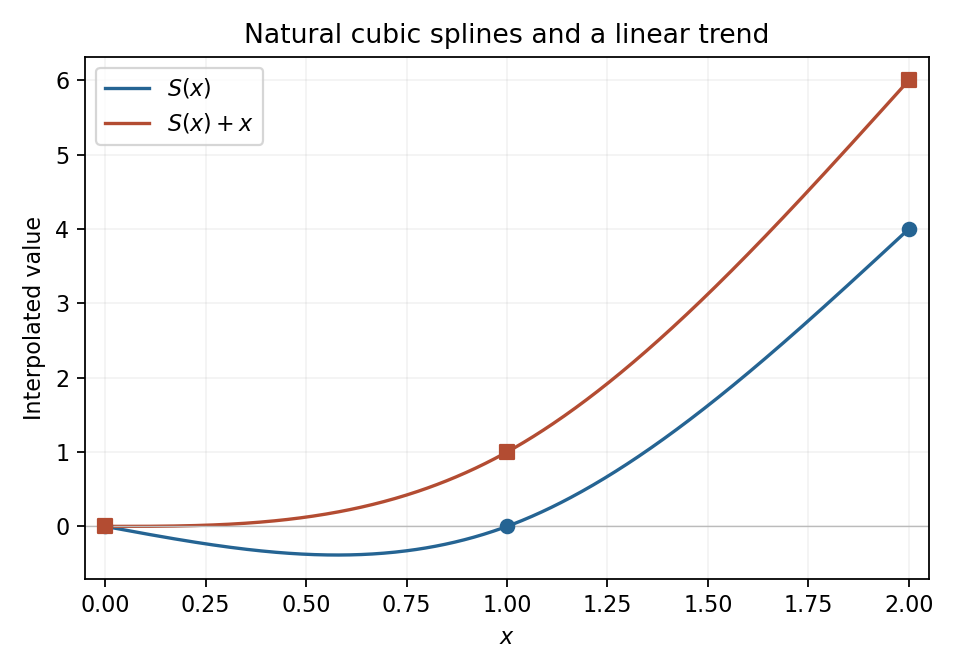

The script that saved this image:
"""Python 3.14, NumPy 2.3.5 and Matplotlib 3.10.7; output in CWD."""
import numpy as np
import matplotlib
matplotlib.use('Agg')
import matplotlib.pyplot as plt
x=np.linspace(0,2,500);t=x-1;s=np.where(x<=1,x**3-x,2*t+3*t**2-t**3)
fig,ax=plt.subplots(figsize=(6,4.2),facecolor='white');ax.set_facecolor('white')
ax.plot(x,s,color='#256493',label='$S(x)$');ax.plot(x,s+x,color='#b34c32',label='$S(x)+x$')
ax.scatter([0,1,2],[0,0,4],color='#256493',zorder=4);ax.scatter([0,1,2],[0,1,6],color='#b34c32',marker='s',zorder=5)
ax.axhline(0,color='#bbbbbb',lw=.6);ax.set(xlabel='$x$',ylabel='Interpolated value',title='Natural cubic splines and a linear trend',xlim=(-.05,2.05))
ax.legend();ax.grid(alpha=.15);fig.tight_layout();fig.savefig('2008-natural-splines.png',dpi=160,facecolor='white');plt.close(fig)
